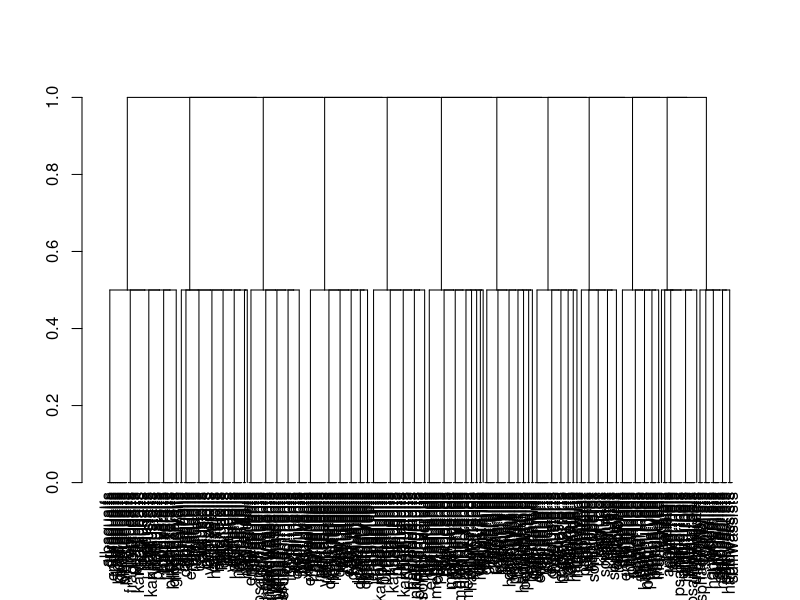

Reproduce this figure in R.
library(cluster)

# this is the manually corrected version
ST.clean <- read.csv('ST-full-fixed.csv', stringsAsFactors = FALSE)

# subset to GG level
ST.sub <- unique(ST.clean[, 1:3])

# convert to factors
ST.sub$tax_order <- factor(ST.sub$tax_order)
ST.sub$tax_suborder <- factor(ST.sub$tax_suborder)

# copy GG taxa to rownames
row.names(ST.sub) <- ST.sub$tax_greatgroup

# distance is not likely very meaningful
d <- daisy(ST.sub[, 1:2], metric = 'gower')

table(d)

plot(as.dendrogram(diana(d)))
